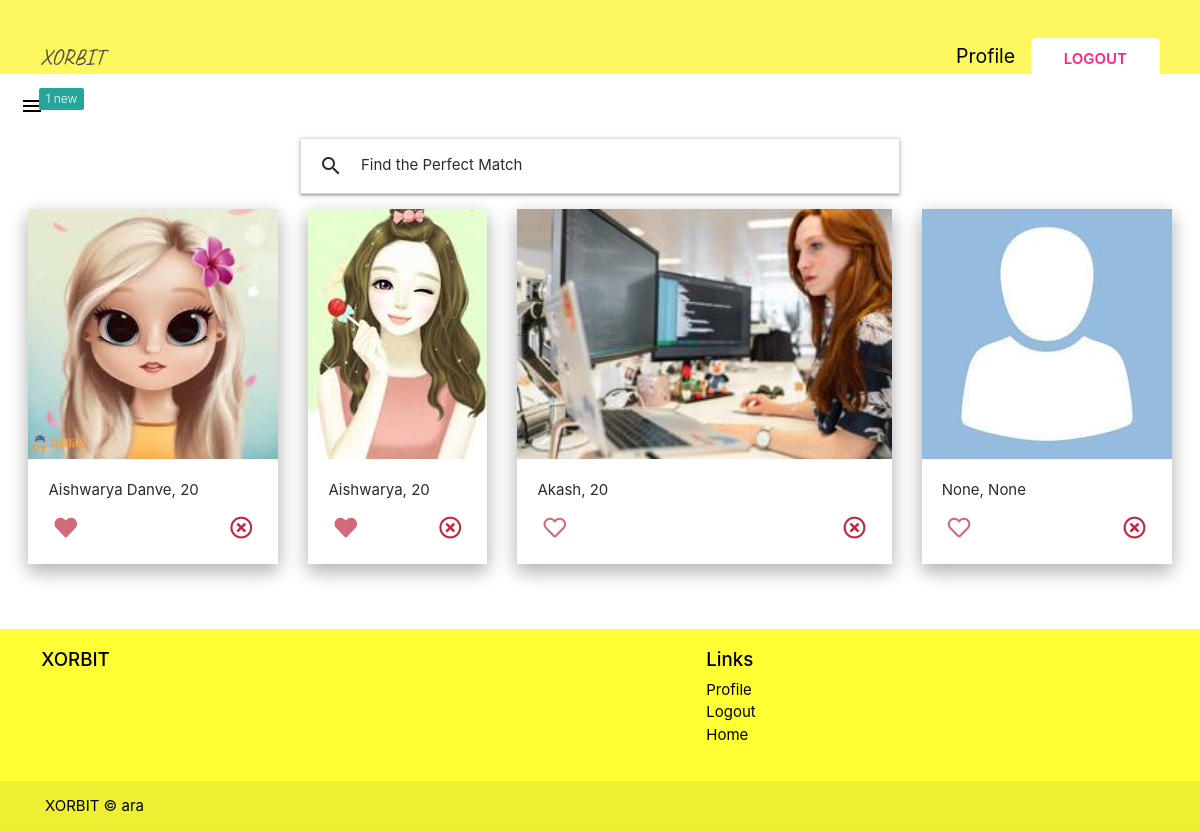
Screenshot of /home/ (signed in) with the database file from the repository.
### users/models.py (models this page shows, shortened)
class Profile(models.Model):
    GENDER_C = [
        ("Male", "Male"),
        ("Female", "Female"),
        ("Other", "Other")
    ]
    PROFILE_T = [
        ("Bff's", "Bff's"),
        ("Dating", "Dating"),
        ("Business", "Business")
    ]
    user = models.OneToOneField(User, on_delete=models.CASCADE)
    full_name = models.CharField(max_length=100, null=True)
    age = models.IntegerField(null=True)
    gender = models.CharField(max_length=50, blank=True, null=True, choices=GENDER_C)
    profile_image = models.ImageField(upload_to='profile_pic', default="default.jpg", null=True, blank=True)
    bio = models.TextField(null=True)
    profiletype = models.CharField(max_length=50, choices=PROFILE_T, default=None, null=True, blank=True)
    likeability = models.ManyToManyField( User, related_name="likes", blank=True)
    blocked_by = models.ManyToManyField(User, related_name="blocked", blank=True)

### main/views.py (the view)
# urls.py: path("home/", views.datePage, name="date-page"),
@login_required
def datePage(req):
    users = Profile.objects.all()
    user = req.user
    unreadMessages = Message.objects.filter(receiver=user).filter(status=False).count()
    myFilter = UserFilter(req.GET, queryset=users)
    users = myFilter.qs
    context = {
        'users': users,
        'userIn': user,
        'filter': myFilter,
        'unreadmsgs': unreadMessages
    }
    return render(req, "date-page.html", context)

### main/templates/date-page.html (shortened to what this page needs)
{% extends "base.html" %}
{% block head %}
<link
  rel="stylesheet"
  href="https://stackpath.bootstrapcdn.com/bootstrap/4.5.2/css/bootstrap.min.css"
/>
{% endblock head %}
{% block content %}
  <div class="navigation navigation--bg"style="background-color:#fcf75e">
    <a href="" class="logo link">XORBIT</a>
    <div>
      {% if user.is_authenticated %}
      <a href="{% url 'profile-page' %}" class="profile-link link">Profile</a>
      <a href="{% url 'logout' %}" class="login link">Logout</a>
      {% else %}
      <a href="{% url 'login' %}" class="login link">Log in</a>
      {% endif %}
    </div>
  </div>
  <div class="burger">
    {% if unreadmsgs > 0 %}
      <a href="#" data-target="slide-out" class="sidenav-trigger"
        ><span class="new badge">{{unreadmsgs}}</span>
        <i class="material-icons" style="color: black; margin: 20px;">menu</i>
      </a>
    {% else %}
      <a href="#" data-target="slide-out" class="sidenav-trigger"
        >
        <i class="material-icons" style="color: black; margin: 20px;">menu</i>
      </a>
    {% endif %}
  </div>
  <ul class="collapsible" id="filter">
    <li>
      <div class="collapsible-header">
        <i class="material-icons">search</i>Find the Perfect Match
      </div>
    </li>
  </ul>
  <div class="users-container">
    {% for user in users %}
      {% if user.user != userIn %}
        {% if userIn not in user.blocked_by.all %}
        <div class="user-card" style="background-color:white">
          <a href="{% url 'user-detail' user.pk %}">
            <img src="{{user.profile_image.url}}" class="image-home" alt="" />
          </a>
          <div class="info-container">
            <p>{{user.full_name}}, {{user.age}}</p>
            <div style="display: flex; justify-content: space-between;">
              <form action="{% url 'like' user.pk %}" method="POST">
                {% if userIn not in user.likeability.all %}
                <button
                  class="like-btn"
                  type="submit"
                  ,
                  name="user_id"
                  ,
                  value="{{user.id}}"
                >
                  <i class="far fa-heart"></i>
                </button>
                {% else %}
                <button
                  class="like-btn"
                  type="submit"
                  ,
                  name="user_id"
                  ,
                  value="{{user.id}}"
                >
                  <i class="fas fa-heart"></i>
                </button>
                {% endif %}
              </form>
              <form action="{% url 'block' user.pk %}" method="POST">
                <button
                  class="block-btn"
                  type="submit"
                  ,
                  name="user_id"
                  ,
                  value="{{user.id}}"
                >
                  <i class="far fa-times-circle"></i>
                </button>
              </form>
            </div>
          </div>
        </div>
        {% endif %}
      {% endif %}
    {% endfor %}
  </div>
{% include "footer.html" %}
{% endblock content %}

### main/static/main/main.css (style rules this page uses)
.image-home { height: 250px; }
a { text-decoration: none !important; }
.navigation { z-index: 999; text-decoration: none; color: white; display: flex; justify-content: space-between; align-items: center; grid-row: 0/1; padding : 40px; padding-bottom: 0px; font-size: 1.3rem; }
.navigation--bg { background: #cc00cc; }
.logo { color: #515151; font-family: "Caveat", cursive; font-size: 1.5rem; }
.login { text-decoration: none; color: #fd267d; position: relative; background: white; padding: 0.7rem 2.2rem; text-transform: uppercase; font-weight: 600; font-size: 1rem; border-radius: 5px; }
.profile-link { text-decoration: none; color: black; margin-right: 10px; }
.user-card { margin: 15px; box-shadow: 0 8px 17px 0 rgba(0, 0, 0, 0.2), 0 6px 20px 0 rgba(0, 0, 0, 0.15); color: #2b2b2b; }
.users-container { display: flex; justify-content: center; flex-wrap: wrap; margin-bottom: 50px; }
.info-container { padding: 20px; }
.like-btn, .block-btn { background: transparent; border: 0; transition: transform 250ms ease; }
.like-btn i { font-size: 1.5rem; color: rgb(209, 107, 124); }
.block-btn i { font-size: 1.5rem; color: rgba(187, 15, 44, 0.9); }
#filter { margin: auto; max-width: 50vw; color: #2b2b2b; }
.burger a { position: relative; }
.burger span { position: absolute; right: -20px; top: -15px; background: #26a69a; color: white; font-weight: thin; }

### rows the page displays
Profile: profile_image (picture), full_name "Aishwarya Danve", age "20", {{ user.id }} 4 (drawn)
Profile: profile_image (picture), full_name "Aishwarya", age "20", {{ user.id }} 5 (drawn)
Profile: profile_image (picture), full_name "Akash", age "20", {{ user.id }} 6 (drawn)
Profile: profile_image (placeholder picture), full_name "None", age "None", {{ user.id }} 7 (drawn)

### other values shown
{{ unreadmsgs }} "1"
